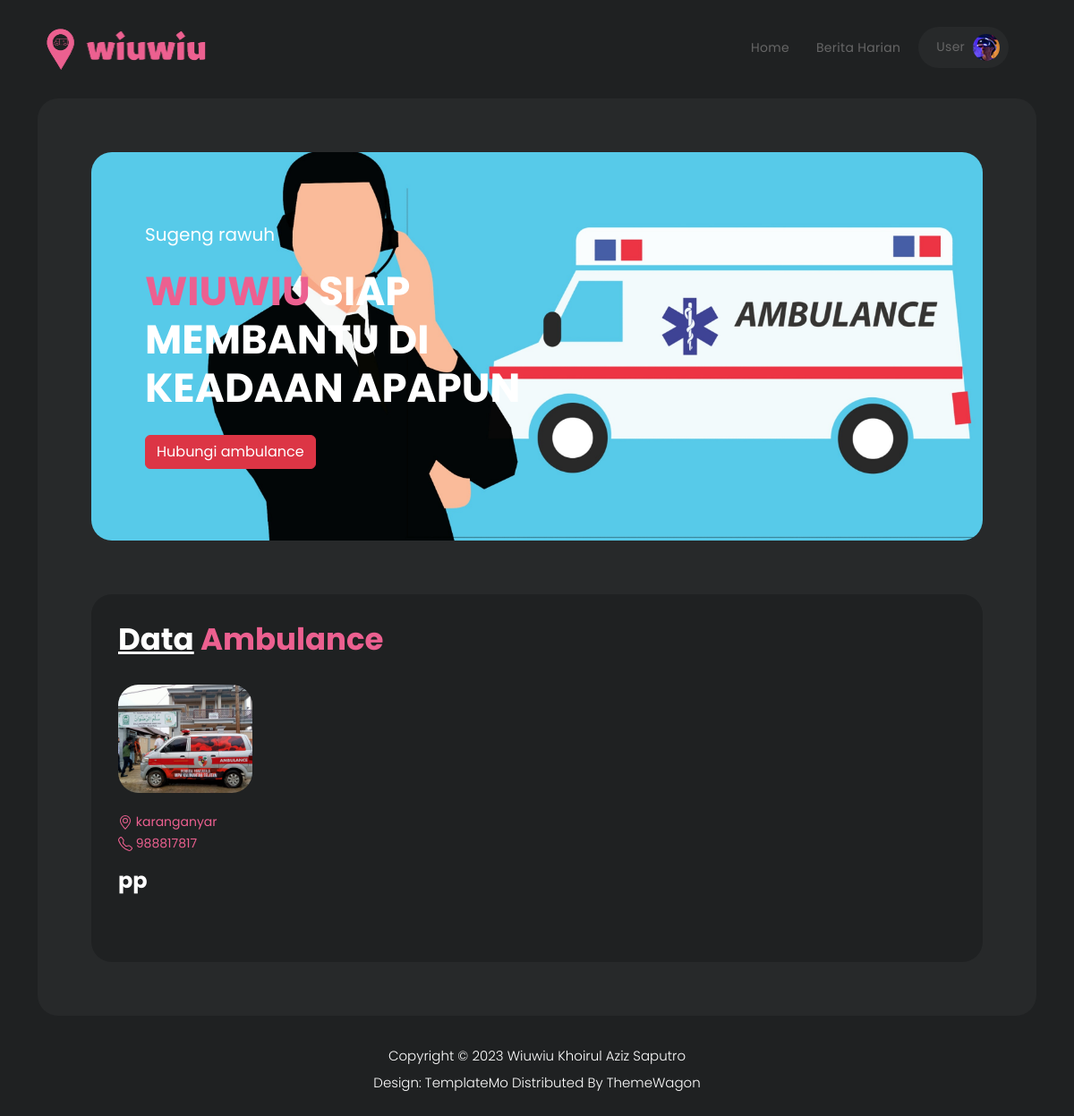
The page / on the database its author committed.
### tables this page shows
CREATE TABLE `data_ambulance` (
  `id_ambulance` int(11) NOT NULL,
  `nama` varchar(50) NOT NULL,
  `alamat` varchar(100) NOT NULL,
  `no_tlp` int(15) NOT NULL,
  `foto_ambulance` varchar(255) NOT NULL
);

### index.php (the view, shortened to what this page needs)
<?php require_once('layout/_koneksi.php');
$query = "SELECT * FROM data_ambulance order by id_ambulance ASC";
$output = mysqli_query($conn, $query);
?>
<!DOCTYPE html>
<html lang="en">
<head>
  <?php require_once('layout/_css.php'); ?>
</head>
<body>
  <?php require_once('layout/_header.php'); ?>
  <div class="container">
    <div class="row">
      <div class="col-lg-12">
        <div class="page-content">
          <div class="main-banner">
            <div class="row">
              <div class="col-lg-7">
                <div class="header-text">
                  <h6>Sugeng rawuh</h6>
                  <h4><em>wiuwiu</em> Siap membantu di keadaan apapun</h4>
                  <button type="button" class="btn btn-danger" data-bs-toggle="modal" data-bs-target="#exampleModal"
                    data-bs-whatever="@mdo">Hubungi ambulance</button>
                </div>
              </div>
            </div>
          </div>
        </div>
        <div class="live-stream">
          <div class="col-lg-12">
            <div class="heading-section">
              <h4><em>Data</em> Ambulance</h4>
            </div>
          </div>
          <div class="row">
            <?php ;
            foreach ($output as $id_ambulance) { ?>
              <div class="col-lg-3 col-sm-6 mb-3">
                <div class="item">
                  <div class="thumb">
                    <img src="foto_ambulance/<?= $id_ambulance['foto_ambulance'] ?>" style="width: 150px;">
                  </div>
                  <div class="down-content">
                    <span>
                      <?= $id_ambulance['alamat'] ?>
                    </span>
                  </div>
                  <div class="down-content">
                    <span>
                      <?= $id_ambulance['no_tlp'] ?>
                    </span>
                  </div>
                  <h4>
                    <div class="my-3 ">
                      <?= $id_ambulance['nama'] ?>
                    </div>
                  </h4>
                </div>
              </div>
            <?php } ?>
          </div>
        </div>
      </div>
    </div>
  </div>
  <?php require_once('layout/_footer.php'); ?>
</body>
</html>

### layout/_css.php (shortened to what this page needs)
<link href="vendor/bootstrap/css/bootstrap.min.css" rel="stylesheet">
<link rel="stylesheet" href="assets/css/fontawesome.css">
<link rel="stylesheet" href="assets/css/templatemo-cyborg-gaming.css">
<link rel="stylesheet" href="assets/css/owl.css">
<link rel="stylesheet" href="assets/css/animate.css">
<link rel="stylesheet"href="https://unpkg.com/swiper@7/swiper-bundle.min.css"/>

### layout/_header.php (shortened to what this page needs)
<header class="header-area header-sticky">
    <div class="container">
        <div class="row">
            <div class="col-12">
                <nav class="main-nav">
                    <a href="index.html" class="logo">
                        <img src="assets/images/w.png" alt="">
                    </a>
                    <ul class="nav">
                        <li><a href="index.php">Home</a></li>
                        <li><a href="berita_harian_user.php">Berita harian</a></li>
                        <li><a>User <img src="assets/images/profile-header.jpg" alt=""></a></li>
                    </ul>
                </nav>
            </div>
        </div>
    </div>
  </header>

### layout/_footer.php
<footer>
    <div class="container">
      <div class="row">
        <div class="col-lg-12">
          <p>Copyright © 2023 <a href="#">Wiuwiu</a> Khoirul Aziz Saputro
          <br>Design: <a href="https://templatemo.com" target="_blank" title="free CSS templates">TemplateMo</a>  Distributed By <a href="https://themewagon.com" target="_blank" >ThemeWagon</a></p>
        </div>
      </div>
    </div>
  </footer>

### rows shown on the page
data_ambulance: foto_ambulance (picture), alamat "karanganyar", no_tlp "988817817", nama "pp"
